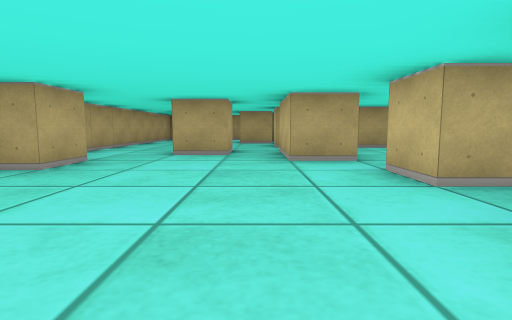
View 1 (above)

24 first-person views from a walk through a cub3D level. The camera is about half as high as the walls, tilts 6° down and sees 80° across. The floor is counted in squares. Each view is taken from the middle of a square. On the plan, view 1 faces up. The plan holds only what a view shows up to about 9 squares ahead; the rest is blank.

View 2
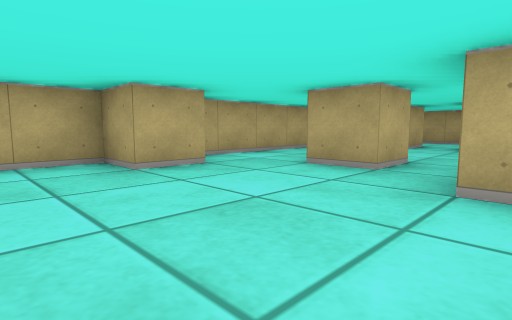

View 3
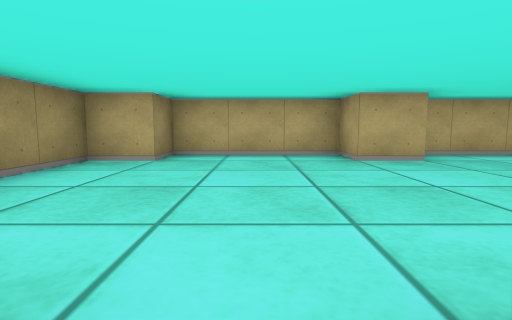

View 4
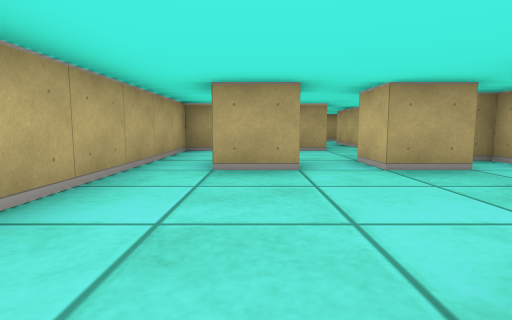

View 5
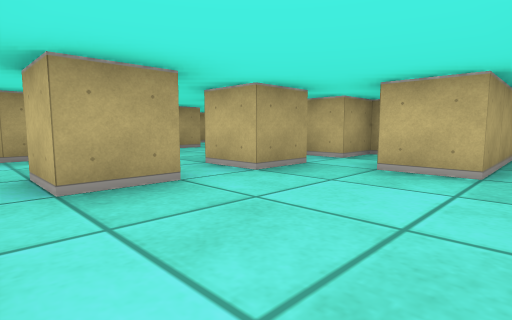

View 6
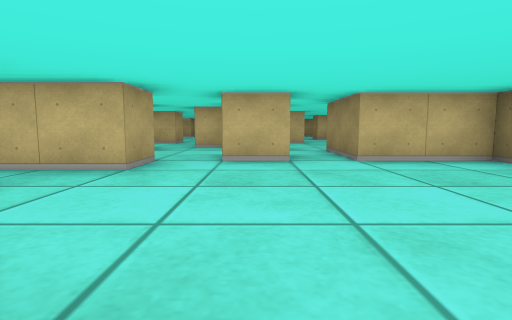

View 7
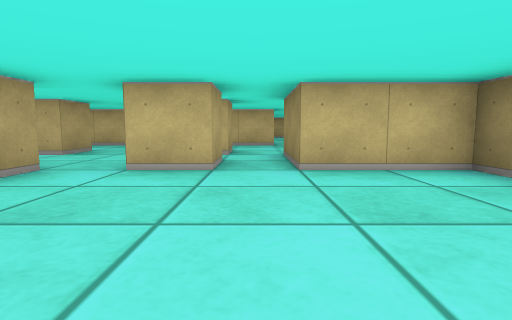

View 8
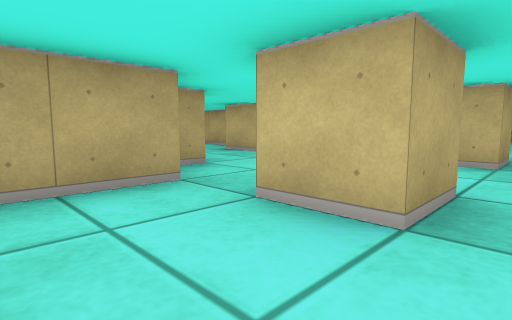

View 9
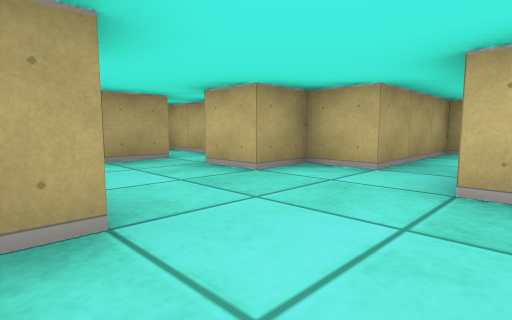

View 10
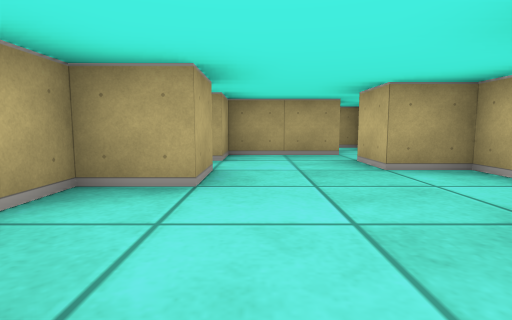

View 11
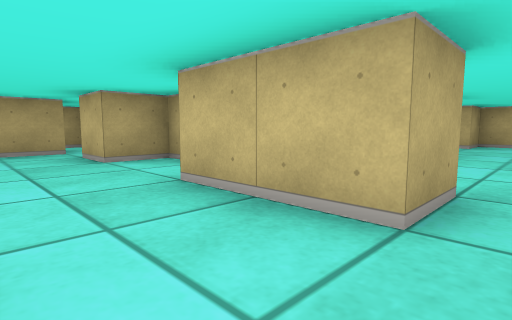

View 12
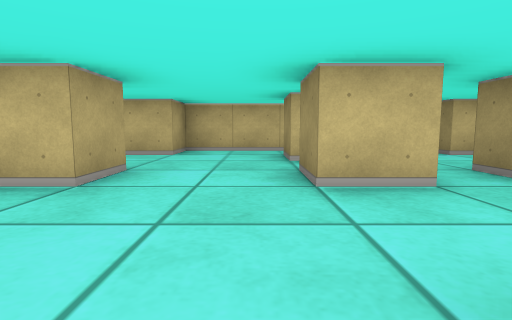

View 13
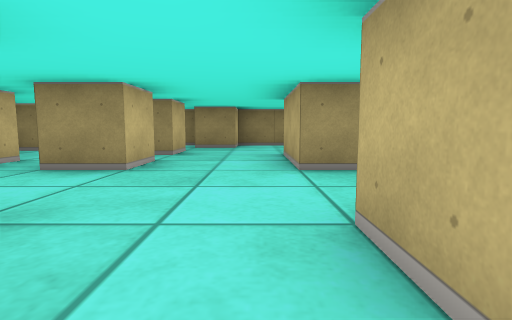

View 14
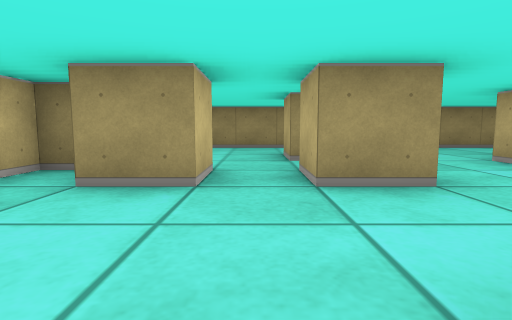

View 15
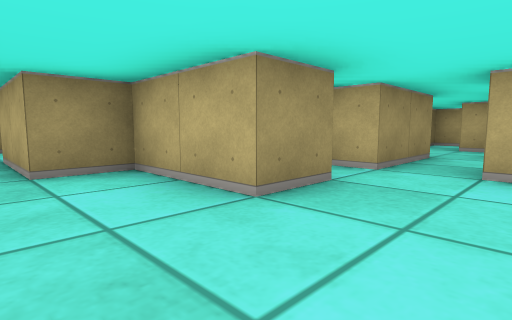

View 16
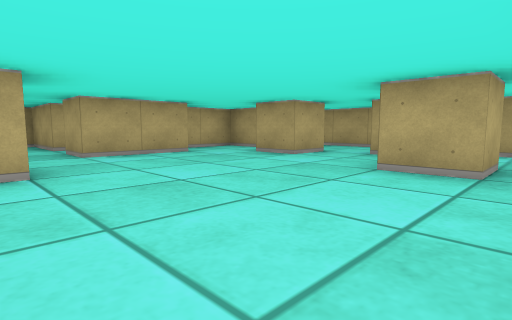

View 17
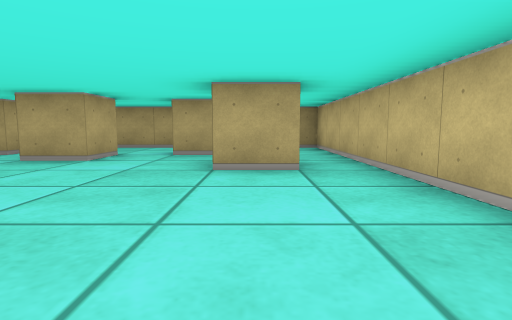

View 18
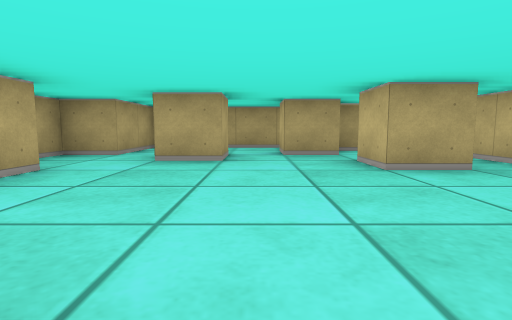

View 19
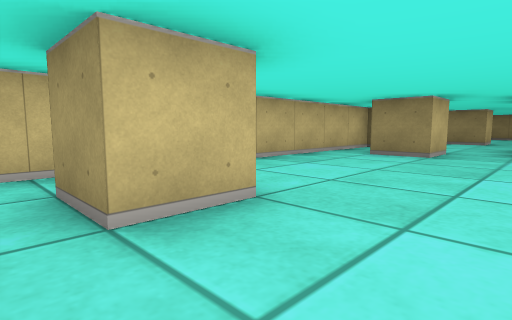

View 20
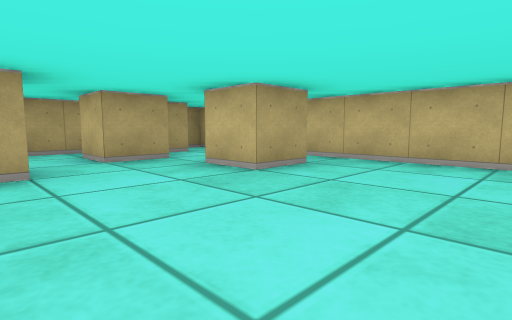

View 21
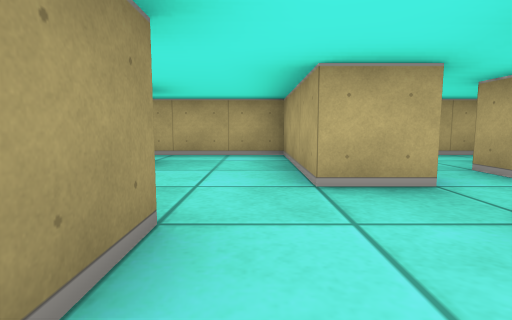

View 22
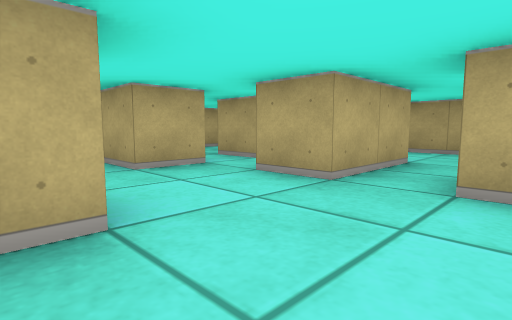

View 23
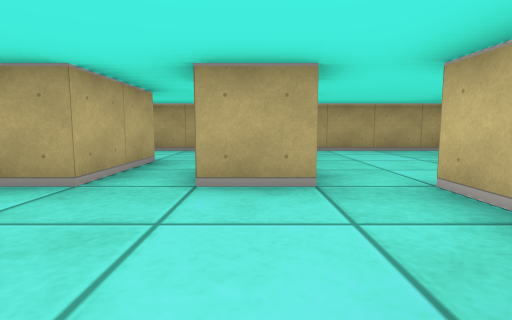

View 24
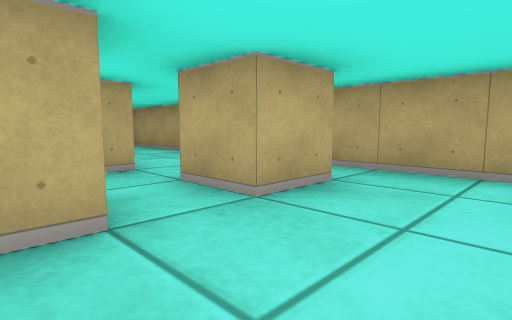

### Floor plan
Key: @ floor where view 1 was taken; # wall or solid block; . floor.
Columns run from 4 left of view 1 to 15 right of it. Each row starts with its distance up from view 1.
 18  ###################
 17   ..........#...##.#
 16 #.  ...#...##...#..#
 15 #.##.#.....#..#....#
 14 # ...#.#.. #.....#.#
 13 ####.....# ##......#
 12 #.......###.#......#
 11 #....#..#..........#
 10 #.#.###....##.#....#
  9 #.....###...###..#.#
  8 #....###......##...#
  7 #..........##..#..##
  6 #..#.#..#..#.......#
  5 #....#.............#
  4 ##...... #  #..#.#.#
  3 #.....#.#  ##....###
  2 #..........#...#...
  1 #.....##..........#
  0 ##..@.#    ...#...
 -1  ######   ########

Where each view was taken, in squares from view 1:
view 1: 0 up, 0 right, facing up
view 2: 2 up, 1 right, facing up-left
view 3: 2 up, 2 right, facing left
view 4: 6 up, 2 left, facing up
view 5: 7 up, 3 left, facing up-right
view 6: 3 up, 3 left, facing right
view 7: 2 up, 2 left, facing right
view 8: 5 up, 2 right, facing up-right
view 9: 7 up, 4 right, facing up-right
view 10: 6 up, 5 right, facing up
view 11: 5 up, 5 right, facing up-right
view 12: 5 up, 8 right, facing right
view 13: 8 up, 9 right, facing down
view 14: 7 up, 12 right, facing down
view 15: 12 up, 12 right, facing down-left
view 16: 10 up, 14 right, facing up-left
view 17: 10 up, 13 right, facing up
view 18: 10 up, 11 right, facing up
view 19: 15 up, 11 right, facing down-right
view 20: 11 up, 10 right, facing up-right
view 21: 12 up, 2 right, facing left
view 22: 11 up, 3 right, facing up-left
view 23: 11 up, 3 right, facing up
view 24: 14 up, 5 right, facing up-left
